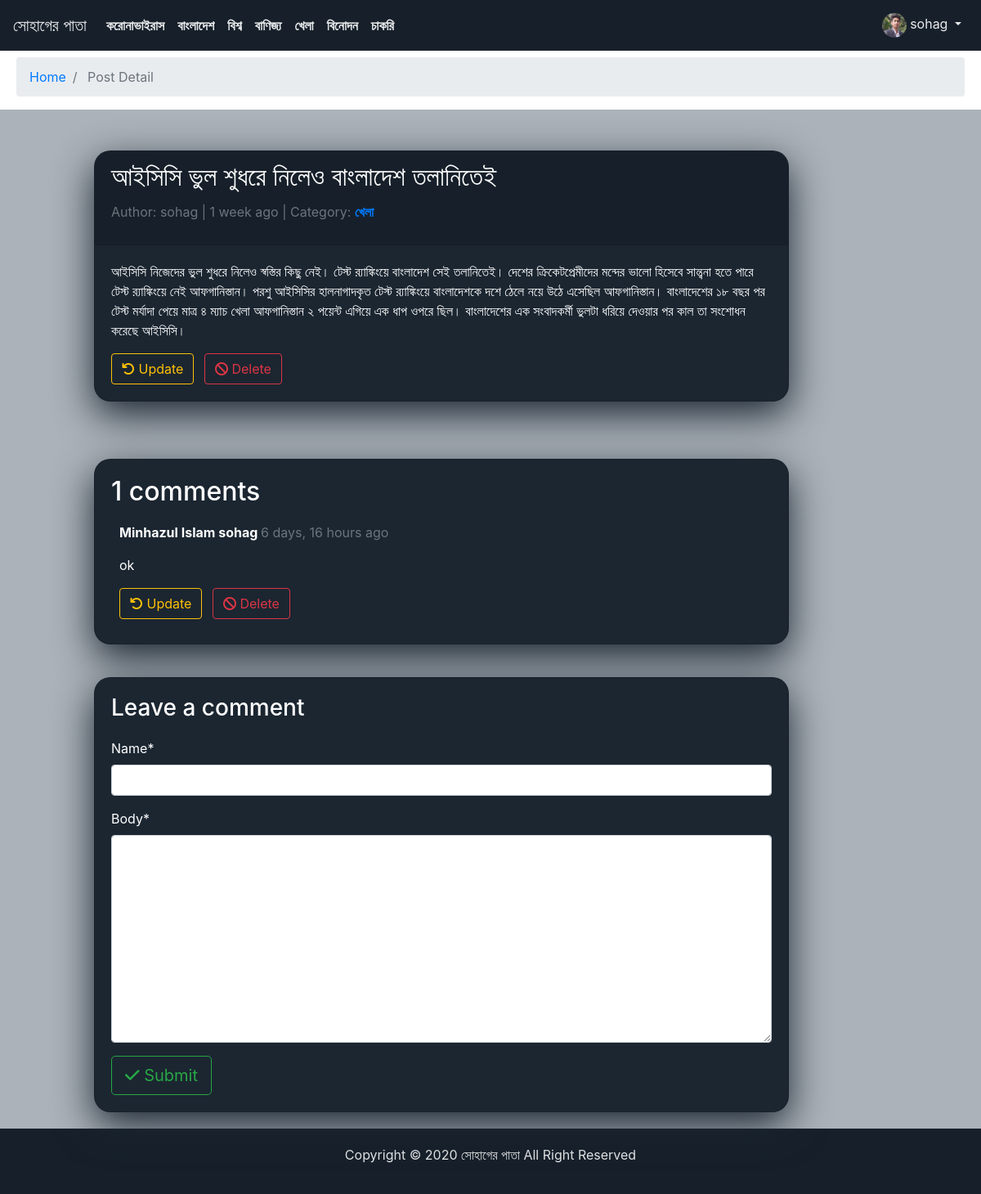
Screenshot of /detail_post/5/ (signed in) with the database file from the repository.
### blog/models.py (models this page shows, shortened)
class Category(models.Model):
    category = models.CharField(max_length=30, unique=True)
    def __str__(self):
        return self.category

class Post(models.Model):
    title = models.CharField(max_length=200, unique=True)
    author = models.ForeignKey(User, on_delete=models.CASCADE)
    updated_on = models.DateTimeField(auto_now=True)
    description = models.TextField()
    created_on = models.DateTimeField(auto_now_add=True)
    category = models.ForeignKey(Category, related_name='post', on_delete=models.CASCADE)
    status = models.IntegerField(choices=STATUS, default=0)
    class Meta:
        ordering = ['-created_on']

class Comments(models.Model):
    post = models.ForeignKey(Post, on_delete=models.CASCADE, related_name='comments')
    name = models.CharField(max_length=80)
    body = models.TextField()
    created_on = models.DateTimeField(auto_now_add=True)
    updated = models.DateTimeField(auto_now=True, auto_now_add=False)
    active = models.BooleanField(default=True)
    class Meta:
        ordering = ['created_on']

### accounts/models.py (models this page shows, shortened)
class ExtraUserInfo(models.Model):
    user_info = models.ForeignKey(User, on_delete=models.CASCADE)
    profile_img = models.ImageField(null=True, blank=True, upload_to='userimage/')
    country = models.CharField(max_length=250, null=True, blank=True)
    language = models.CharField(max_length=250, null=True, blank=True)
    description = models.TextField(blank=True, null=True)

### blog/views.py (the view)
# urls.py: path('detail_post/<id>/', views.detail_post, name='detail_post'),
@login_required
def detail_post(request, id):
    post = {}
    user_extra = ExtraUserInfo.objects.filter(user_info=request.user)
    category = Category.objects.all()
    post = get_object_or_404(Post, id=id)
    comments = post.comments.filter(active=True)
    new_comment = None
    if request.method == 'POST':
        comment_form = CommentForm(data=request.POST)
        if comment_form.is_valid():
            new_comment = comment_form.save(commit=False)
            new_comment.post = post
            new_comment.save()
    else:
        comment_form = CommentForm()
    context = {
        'post': post,
        'comments': comments,
        'new_comment': new_comment,
        'comment_form': comment_form,
        'category': category,
        'user_extra': user_extra
    }
    return render(request, 'blog/detail_post.html', context)

### blog/forms.py
class CommentForm(forms.ModelForm):
    class Meta:
        model = Comments
        fields = ('name', 'body')

### templates/blog/detail_post.html (shortened to what this page needs)
{% extends 'base.html' %}
{% load humanize %}
{% block category %}
  {% for i in category %}
    <li class="nav-item text-black ">
      <a class="nav-link text-black font-weight-bold"
          href="{% url 'list_category' %}">
          {{ i.category }}
      </a>
    </li>
  {% endfor %}
{% endblock  %}
{% block userinfo %}
  {% for data in user_extra %}
    <img
        class="img-circle profile_pic_user"
        src="{{ data.profile_img.url }}"
    />
  {% endfor %}
{% endblock userinfo %}
{% block breadcrumb %}
    <div class="breadcrumbStyle">
      <nav aria-label="breadcrumb">
        <ol class="breadcrumb">
          <li class="breadcrumb-item" aria-current="page">
            <a href="{% url 'home' %}">Home</a>
            </li>
            <li class="breadcrumb-item active" aria-current="page">
            Post Detail
            </li>
        </ol>
      </nav>
    </div>
    {% endblock %}
{% block content %}
{% load crispy_forms_tags %}
    {% if user.is_authenticated %}
        <div class="container-fluid mainContent">
            <div class="row">
                <div class="col-md-8 col-xl-10">
                    <div class="card PostDetailCard">
                        <div class="card-header PostDetailCHeader">
                            <h2 class="card-title"> {{ post.title }}</h2>
                            <p class=" text-muted">Author: {{ post.author }} | {{ post.created_on|naturaltime }} |
                                Category:&nbsp;<a href="{% url 'list_category' %}"><b>{{ post.category }}</b></a>
                                </b></a></p>
                        </div>
                        <div class="card-body">
                            <p class="card-text ">{{ post.description | safe }}</p>
                            <a   class="btn btn-outline-warning"
                                href="{% url 'update_post' id=post.id %}"
                            >
                            <i class="fa fa-undo" aria-hidden="true"></i>
                            Update
                            </a>
                            <a    class="btn btn-outline-danger ml-2"
                                href="{% url 'delete_post' id=post.id %}"
                            >
                            <i class="fa fa-ban" aria-hidden="true"></i>
                            Delete
                            </a>
                        </div>
                    </div>
                </div>
                <div class="col-md-8 col-xl-10">
                    <div class="card PostDetailCardComment">
                        <div class="card-body">
                            <h2>{{ comments.count|intword }} comments</h2>
                            {% for comment in comments %}
                                <div class="comments" style="padding: 10px;">
                                    <p class="font-weight-bold">
                                        {{ comment.name }}
                                        <span class=" text-muted font-weight-normal">
                                            {{ comment.created_on|naturaltime }}
                                        </span>
                                    </p>
                                    {{ comment.body | linebreaks }}
                                    <a   class="btn btn-outline-warning"
                                href="{% url 'update_comments' id=comment.id %}"
                            >
                            <i class="fa fa-undo" aria-hidden="true"></i>
                            Update
                            </a>
                            <a    class="btn btn-outline-danger ml-2"
                                href="{% url 'delete_comments' id=comment.id %}"
                            >
                            <i class="fa fa-ban" aria-hidden="true"></i>
                            Delete
                            </a>
                                </div>
                            {% endfor %}
                        </div>
                    </div>
                </div>
                <div class="col-md-8 col-xl-10">
                    <div class="card PostDetailCardComment">
                        <div class="card-body">
                            {% if new_comment %}
                                <div class="alert alert-success" role="alert">
                                    Your comment is awaiting moderation
                                </div>
                            {% else %}
                                <h3>Leave a comment</h3>
                                <form method="post" style="margin-top: 1.3em;">
                                    {{ comment_form | crispy }}
                                    <button type="submit" class="btn btn-outline-success btn-lg">
                                        <i class="fa fa-check" aria-hidden="true"></i>
                                        Submit
                                    </button>
                                </form>
                            {% endif %}
                        </div>
                    </div>
                </div>
            </div>
        </div>
    {% endif %}
{% endblock %}

### templates/base.html (shortened to what this page needs)
{% load static %}
<!DOCTYPE html>
<html>
  <head>
    <link rel="stylesheet" href="{% static 'css/bootstrap.min.css' %}" />
    <link rel="stylesheet" href="{% static 'css/Navbar.css' %}" />
    <link rel="stylesheet" href="{% static 'css/mainContent.css' %}" />
    <link
      rel="stylesheet"
      href="https://cdnjs.cloudflare.com/ajax/libs/bootstrap-social/5.1.1/bootstrap-social.css"
    />
  </head>
  <body>
    <nav class="navbar navbar-expand-lg fixed-top">
      <a class="navbar-brand" href="{% url 'home' %}">সোহাগের পাতা</a>
      <div class="collapse navbar-collapse" id="navbarSupportedContent">
        <ul class="navbar-nav mr-auto">
          {% block category %}{% endblock %}
        </ul>
        {% if user.is_authenticated %}
        <ul class="navbar-nav ml-auto">
          <li class="nav-item dropdown">
            <a
              class="nav-link dropdown-toggle"
              href="{% url 'home' %}"
              id="userMenu"
              data-toggle="dropdown"
              aria-haspopup="true"
              aria-expanded="false"
            >
              {% block userinfo %}{% endblock userinfo %} {{ user.username }}
            </a>
          </li>
        </ul>
        {% endif %}
      </div>
    </nav>
    {% block breadcrumb %}{% endblock %}
    {% block content %}{% endblock content %}
    <footer
      class="footer_style"
      style="
        background-color: #17202a;
        color: #eaecee;
        text-align: center;
        padding: 20px 0px 20px 0px;
      "
    >
      <p>Copyright &copy; 2020 সোহাগের পাতা All Right Reserved</p>
    </footer>
  </body>
</html>

### static/css/Navbar.css (style rules this page uses)
.navbar { background-color: #17202a; }
.navbar-brand { color: #eaecee; }
.navbar-nav a { color: #eaecee; }

### static/css/mainContent.css (style rules this page uses)
.mainContent { background-color: #abb2b9; }
.listPostCHeader, .PostDetailCHeader { border-top-right-radius: 20px !important; border-top-left-radius: 20px !important; background-color: #17202a; }
.PostDetailCard { border-radius: 20px; background-color: #1b2631; color: #ffffff; margin: 50px 20px 50px 100px; box-shadow: 0 16px 48px #1b2631; }
.PostDetailCardComment { border-radius: 20px; background-color: #1b2631; color: #ffffff; box-shadow: 0 16px 48px #1b2631; margin: 20px 20px 20px 100px; }

### templates/blog/detail_post.html (style rules this page uses)
.profile_pic_user { border-radius: 50%; width: 30px; height: 30px; }
.breadcrumbStyle { margin: 70px 20px 0px 20px; }

### rows the page displays
Category: category "করোনাভাইরাস"
Category: category "বাংলাদেশ"
Category: category "বিশ্ব"
Category: category "বাণিজ্য"
Category: category "খেলা"
Category: category "বিনোদন"
Category: category "চাকরি"
ExtraUserInfo: profile_img (picture)
Post: title "আইসিসি ভুল শুধরে নিলেও বাংলাদেশ তলানিতেই", author "sohag", created_on "1 week ago", category "খেলা", description "আইসিসি নিজেদের ভুল শুধরে নিলেও স্বস্তির কিছু নেই। টেস্ট র‌্যাঙ্কিংয়ে বাংলাদেশ সেই তলানিতেই। দেশের ক্রিকেটপ্রেমীদের মন্দের ভালো হিসেবে সান্ত্বনা হতে পারে টেস্ট র‌্যাঙ্কিংয়ে নেই আফগানিস্তান। পরশু আইসিসির হালনাগাদকৃত টেস্ট র‌্যাঙ্কিংয়ে বাংলাদেশকে দশে ঠেলে নয়ে উঠে এসেছিল আফগানিস্তান। বাংলাদেশের ১৮ বছর পর টেস্ট মর্যাদা পেয়ে মাত্র ৪ ম্যাচ খেলা আফগানিস্তান ২ পয়েন্ট এগিয়ে এক ধাপ ওপরে ছিল। বাংলাদেশের এক সংবাদকর্মী ভুলটা ধরিয়ে দেওয়ার পর কাল তা সংশোধন করেছে আইসিসি।"
Comments: name "Minhazul Islam sohag", created_on "6 days, 16 hours ago", body "ok"

### other values shown
{{ user.username }} "sohag"
{{ comments.count|intword }} "1"
